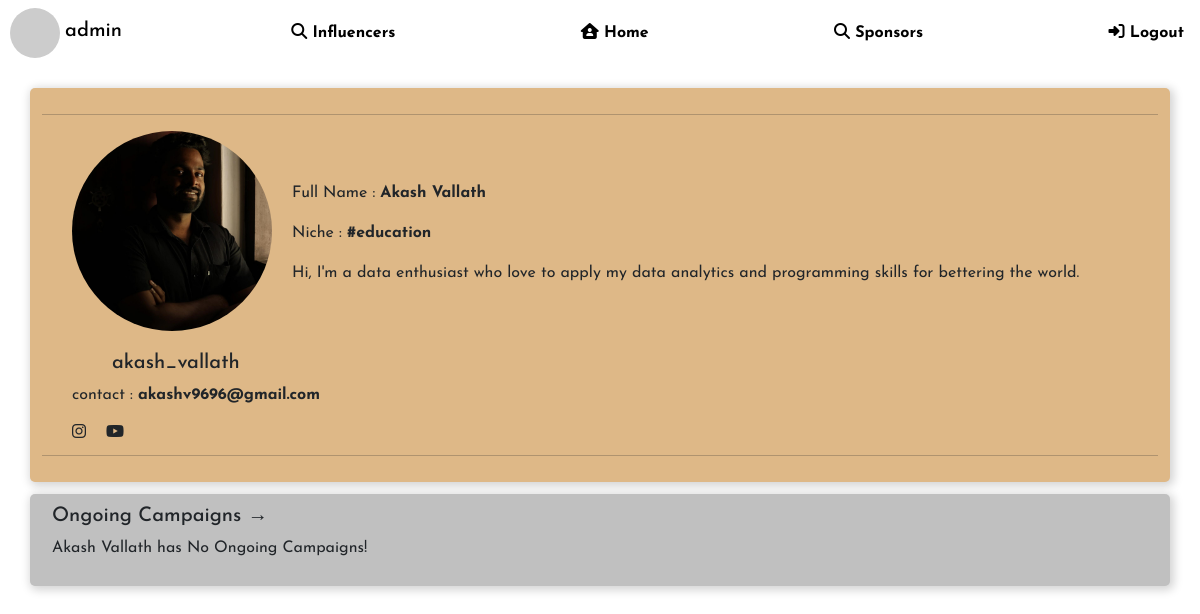
The app's page /admin/1/influencerprofile/1 (signed in) with its own data.
### models.py (models this page shows)
class Admin(db.Model):
    id = db.Column(db.Integer, primary_key=True)
    username = db.Column(db.String(32), unique=True, nullable=False)
    passhash = db.Column(db.String(256), nullable=False)
    fullname = db.Column(db.String, nullable=True)
    email = db.Column(db.String, nullable=False, unique=True)
    is_admin = db.Column(db.Boolean, nullable=False, default=False)

class Influencer(db.Model):
    id = db.Column(db.Integer, primary_key=True)
    username = db.Column(db.String, unique=True, nullable=False)
    passhash = db.Column(db.String(256), nullable=False)
    fullname = db.Column(db.String, nullable=True)
    email = db.Column(db.String, nullable=False, unique=True)
    instagram = db.Column(db.Boolean, nullable=False, default=False)
    facebook = db.Column(db.Boolean, nullable=False, default=False)
    youtube = db.Column(db.Boolean, nullable=False, default=False)
    linkedin = db.Column(db.Boolean, nullable=False, default=False)
    niche = db.Column(db.String, nullable=False, default="N/A")
    aboutyou = db.Column(db.String, nullable=False, default="N/A")
    profilepic = db.Column(db.Boolean, default=False)
    file_extension = db.Column(db.String, nullable=False, default="N/A")
    likes = db.Column(db.Integer, default=0)
    flag = db.Column(db.Boolean, nullable=False, default=False)
    feedbackdata = db.relationship('InfluencerFeedbackData', backref='influencer', lazy=True, cascade='all, delete-orphan')
    completed_campaigns = db.relationship('CompletedCampaigns', backref='influencer', lazy=True, cascade='all, delete-orphan')
    my_data = db.relationship('InfluencerData', backref='influencer', lazy=True, cascade='all, delete-orphan')
    ongoing_events = db.relationship('Ongoingevents', backref='influencer', lazy=True, cascade='all, delete-orphan')
    influencer_requests = db.relationship('InfluencerRequests', backref='influencer', lazy=True, cascade='all, delete-orphan')
    sponsor_requests = db.relationship('SponsorRequests', backref='influencer', lazy=True, cascade='all, delete-orphan')
    negotiates = db.relationship('Negotiate', backref='influencer', lazy=True, cascade='all, delete-orphan')

### routes.py (the view)
@app.route('/admin/<int:id>/influencerprofile/<int:influencer_id>')
@admin_required
def influencerprofileforadmin(id, influencer_id):
    admin = Admin.query.get(id)
    influencer = Influencer.query.get(influencer_id)
    ongoing_campaigns = influencer.ongoing_events
    return render_template('influencerprofileforadmin.html', admin=admin, influencer=influencer, ongoing_campaigns=ongoing_campaigns)

### routes.py (called while the page is built)
def admin_required(func):
    @wraps(func)
    def wrapper(*args, **kwargs):
        if 'username' not in session:
            flash("You need to login first")
            return redirect(url_for('login'))
        user = Admin.query.filter_by(username=session['username']).first()
        if not user:
            session.pop('username')
            return redirect(url_for('login'))
        if not user.is_admin:
            flash("You are not authorized to visit this page")
            return redirect(url_for('home'))
        return func(*args, **kwargs)
    return wrapper

### templates/influencerprofileforadmin.html (shortened to what this page needs)
{% extends 'layout.html' %}
{% block body %}
<div class="navbar">
    <div style="margin-left: 10px;">
        <img class="roundimage" src="https://api.dicebear.com/9.x/thumbs/svg?seed=Mimi">
        <h5 style="display: inline;">{{ admin.username }}</h5>
    </div>
    <a href="{{url_for('find_influencersforadmin', id=admin.id)}}"><i class="fa-solid fa-magnifying-glass"></i> Influencers</a>
    <a href="{{url_for('home')}}"><i class="fa-solid fa-house-user"></i> Home</a>
    <a href="{{url_for('find_sponsorsforadmin', id=admin.id)}}"><i class="fa-solid fa-magnifying-glass"></i> Sponsors</a>
    {% if 'username' in session %}
    <a href="{{url_for('logout')}}"><i class="fa-solid fa-right-to-bracket"></i> Logout</a>
    {% else %}
    <a href="{{url_for('login')}}"><i class="fa-solid fa-right-to-bracket"></i> Login</a>
    {% endif %}
</div>
<div class="content">
    <div class="container" style="background-color:burlywood;"><hr>
        <div style="display: flex; flex-direction: row;">
            <div style="display: flex; flex-direction: column;">
                <div style="margin-left: 30px;">
                    {% if influencer.profilepic %}
                    {% set filename = influencer.username + influencer.file_extension %}
                    <img class="profileimage" src="{{url_for('static', filename='profilepics/' + filename)}}">
                    {% else %}
                    <img class="profileimage" src="https://api.dicebear.com/9.x/thumbs/svg?seed=Callie">
                    {% endif %}
                </div>
                <h5 style="margin-top: 20px; margin-left: 70px;">{{ influencer.username }}</h5>
            </div>
            <div style="display: flex; flex-direction: column; margin-top: 50px;">
                <p style="margin-left: 20px;">Full Name : <b>{{ influencer.fullname }}</b></p>
                <p style="margin-left: 20px;">Niche : <b>#{{ influencer.niche }}</b></p>
                <p style="margin-left: 20px;">{{ influencer.aboutyou}}</p>
            </div>
        </div>
        <div style="display: flex; flex-direction: column;">
            <p style="margin-left: 30px;">contact : <b>{{ influencer.email }}</b></p>
            <div style="margin-left: 10px; display: flex; flex-direction: row;">
                {% if influencer.instagram %}
                <i class="fa-brands fa-instagram" style="margin-left: 20px;"></i>
                {% endif %}
                {% if influencer.youtube %}
                <i class="fa-brands fa-youtube" style="margin-left: 20px;"></i>
                {% endif %}
            </div>
        </div><hr>
    </div>
    <div class="container">
        <h5 style="margin-left: 10px;">Ongoing Campaigns →</h5>
        {% if ongoing_campaigns %}
        <table>
        <tr>
            <th>CAMPAIGN NAME</th>
            <th>SPONSOR</th>
            <th>TYPE</th>
            <th>BUDGET</th>
            <th>START DATE</th>
            <th>END DATE</th>
        </tr>
        {% for campaign in ongoing_campaigns %}
        <tr>
            <td><a href="{{url_for('campaigndetailsforadmin', id=admin.id, campaign_id=campaign.id)}}"><b>{{ campaign.campaign.name }}</b></a></td>
            <td>{{ campaign.sponsor.username }}</td>
            <td>{{ campaign.campaign.typeofcampaign }}</td>
            <td>{{ campaign.budget }}</td>
            <td>{{ campaign.campaign.created_on.strftime('%B %d, %Y') }}</td>
            <td>{{ campaign.campaign.deadline.strftime('%B %d, %Y') }}</td>
        </tr>
        {% endfor %}
        </table>
        {% else %}
        <p style="margin-left: 10px;">{{ influencer.fullname }} has No Ongoing Campaigns!</p>
        {% endif %}
    </div>
</div>
{% endblock body %}

### static/home.css (style rules this page uses)
body { background-size: cover; background-position: center; font-family:'Inter', sans-serif; font-size: medium; font-weight: 400; }
.navbar { background-size: cover; background-position: center; color: black; position: fixed; padding: 15px; border-radius: 5px; box-sizing: border-box; display: flex; flex-direction:row; }
.navbar a { color: black; text-decoration: none; font-weight: bolder; display: block; margin-right: 6px; margin-left: 6px; padding: 10px; border-radius: 5px; transition: background-color 0.3s, padding-left 0.3s, box-shadow 0.3s; }
.content { padding: 20px; }
.container { background-color:silver; padding: 10px; border-radius: 5px; box-shadow:2px 2px 10px 2px lightgray; margin-top: 2px; margin-bottom: 12px; }
.roundimage { width: 50px; height: 50px; border-radius: 50%; overflow: hidden; }
.profileimage { width: 200px; height: 200px; border-radius: 50%; overflow: hidden; }

### records on screen
Admin: username "admin"
Influencer: username "akash_vallath", fullname "Akash Vallath", niche "education", aboutyou "Hi, I'm a data enthusiast who love to apply my data analytics and programming skills for bettering the world.", email "akashv9696@gmail.com"
